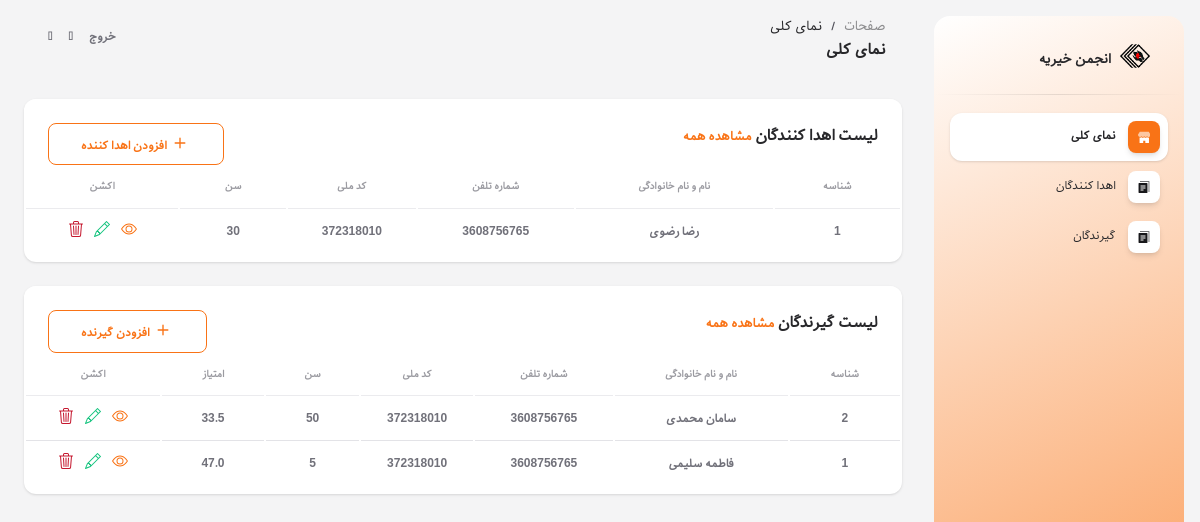
The app's page / (signed in) with its own data.
### referees/models.py (models this page shows, shortened)
class Donor(models.Model):
    blood_group_choices = [
        ('A', 'A'),
        ('B', 'B'),
        ('AB', 'AB'),
        ('O', 'O'),
    ]
    first_name = models.CharField(verbose_name='نام', max_length=100)
    last_name = models.CharField(verbose_name='نام خانوادگی', max_length=100)
    national_code = models.IntegerField(verbose_name='کد ملی')
    phone_number = models.IntegerField(verbose_name='شماره تماس')
    age = models.IntegerField(verbose_name='سن')
    blood_group = models.CharField(verbose_name='گروه خونی', max_length=2, choices=blood_group_choices)
    kdpi = models.FloatField(verbose_name='KDPI', help_text='عددی بین 0 تا 100')
    recipient_blood_group = MultiSelectField(verbose_name='گروه خونی مناسب برای گیرنده', help_text='این مقدار توسط سیستیم تعین می گردد', max_length=2, choices=blood_group_choices)
    min_recipient_age = models.IntegerField(verbose_name='حداقل سن مناسب برای گیرنده', help_text='این مقدار توسط سیستیم تعین می گردد')
    max_recipient_age = models.IntegerField(verbose_name='حداکثر سن مناسب برای گیرنده', help_text='این مقدار توسط سیستیم تعین می گردد')
    class Meta:
        verbose_name = 'اهدا کننده'
        verbose_name_plural = 'اهدا کنندگان'

class Recipient(models.Model):
    blood_group_choices = [
        ('A', 'A'),
        ('B', 'B'),
        ('AB', 'AB'),
        ('O', 'O'),
    ]
    previous_donation_candidate_choices = [
        ('yes', 'YES'),
        ('no', 'NO'),
    ]
    medical_urgency_choices = [
        ('1', 'no access'),
        ('2', 'cardiomyopathy'),
    ]
    cpra_choices = [
        ('1', '≥ 98%'),
        ('2', '95-97%'),
        ('3', 'desensitized'),
    ]
    first_name = models.CharField(verbose_name='نام', max_length=100)
    last_name = models.CharField(verbose_name='نام خانوادگی', max_length=100)
    national_code = models.IntegerField(verbose_name='کد ملی')
    phone_number = models.IntegerField(verbose_name='شماره تماس')
    age = models.IntegerField(verbose_name='سن')
    blood_group = models.CharField(verbose_name='گروه خونی', max_length=2, choices=blood_group_choices)
    waiting_list = models.IntegerField(help_text='by year')
    dialysis_duration = models.IntegerField(help_text='by year')
    previous_donation = models.CharField(max_length=3, choices=previous_donation_candidate_choices)
    medical_urgency = models.CharField(max_length=1, choices=medical_urgency_choices)
    candidate_for_2_kidney_TX = models.CharField(max_length=3, choices=previous_donation_candidate_choices)
    candidate_for_kidney_after_other_organ_TX = models.CharField(max_length=3, choices=previous_donation_candidate_choices)
    cpra = models.CharField(max_length=1, choices=cpra_choices)
    hla_matching_and_mismatch_score = models.IntegerField(verbose_name='HLA matching and mismatch score', default=0)
    point = models.FloatField(verbose_name='امتیاز')
    class Meta:
        verbose_name = 'گیرنده'
        verbose_name_plural = 'گیرندگان'

### referees/views.py (the view)
# urls.py: path('', main, name='main'),
@login_required
def main(request):
    donors = Donor.objects.all().order_by('-id')[:5]
    recipients = Recipient.objects.all().order_by('-id')[:5]
    context = {
        'donors': donors,
        'recipients': recipients
    }
    return render(request, 'main.html', context=context)

### templates/main.html (shortened to what this page needs)
{% extends 'base.html' %}
{% load static %}
{% block page1 %}
نمای کلی
{% endblock %}
{% block page2 %}
نمای کلی
{% endblock %}
{% block contain %}
<div class="row">
    <div class="col-12">
        <div class="card mb-4">
            <div class="card-header pb-0" style="display: flex; justify-content: space-between;">
                <h6>لیست اهدا کنندگان <span><a href="{% url 'donor_list' %}" style="font-size: small; color: #f97316;">مشاهده همه</a></span></h6>
                <button
                    style="background-color: #fff; border: 1px solid #f97316; border-radius: 0.5rem; color: #f97316; padding: 8px 32px; font-size: 0.75rem; font-weight: 700;">
                    <svg xmlns="http://www.w3.org/2000/svg" width="22" height="22" fill="currentColor"
                        class="bi bi-plus" viewBox="0 0 16 16">
                        <path
                            d="M8 4a.5.5 0 0 1 .5.5v3h3a.5.5 0 0 1 0 1h-3v3a.5.5 0 0 1-1 0v-3h-3a.5.5 0 0 1 0-1h3v-3A.5.5 0 0 1 8 4" />
                    </svg>
                    <a href="{% url 'donor_create' %}" style="color: #f97316;">افزودن اهدا کننده</a>
                </button>
            </div>
            <div class="card-body px-0 pt-0 pb-2">
                <div class="table-responsive p-0">
                    <table class="table align-items-center mb-0">
                        <thead>
                            <tr>
                                <th
                                    class="text-center text-uppercase text-secondary text-xxs font-weight-bolder opacity-7">
                                    شناسه</th>
                                <th
                                    class="text-center text-uppercase text-secondary text-xxs font-weight-bolder opacity-7">
                                    نام و نام خانوادگی</th>
                                <th
                                    class="text-center text-uppercase text-secondary text-xxs font-weight-bolder opacity-7">
                                    شماره تلفن</th>
                                <th
                                    class="text-center text-uppercase text-secondary text-xxs font-weight-bolder opacity-7">
                                    کد ملی</th>
                                <th
                                    class="text-center text-uppercase text-secondary text-xxs font-weight-bolder opacity-7">
                                    سن</th>
                                <th
                                    class="text-center text-uppercase text-secondary text-xxs font-weight-bolder opacity-7">
                                    اکشن</th>
                            </tr>
                        </thead>
                        <tbody>
                            {% if donors %}
                            {% for donor in donors %}
                            <tr>
                                <td class="align-middle text-center">
                                    <span class="text-secondary text-xs font-weight-bold">{{ donor.id }}</span>
                                </td>
                                <td class="align-middle text-center">
                                    <span class="text-secondary text-xs font-weight-bold">{{ donor.first_name }} {{ donor.last_name }}</span>
                                </td>
                                <td class="align-middle text-center">
                                    <span class="text-secondary text-xs font-weight-bold">{{ donor.phone_number }}</span>
                                </td>
                                <td class="align-middle text-center">
                                    <span class="text-secondary text-xs font-weight-bold">{{ donor.national_code }}</span>
                                </td>
                                <td class="align-middle text-center">
                                    <span class="text-secondary text-xs font-weight-bold">{{ donor.age }}</span>
                                </td>
                                <td class="align-middle text-center">
                                    <a href="{% url 'donor_detail' donor.id %}" title="جزئیات" style="padding: 0 4px;">
                                        <span class="text-secondary text-xs font-weight-bold">
                                        </span>
                                    </a>
                                    <a href="{% url 'donor_update' donor.id %}" title="ویرایش" style="padding: 0 4px;">
                                        <span class="text-secondary text-xs font-weight-bold">
                                        </span>
                                    </a>
                                    <a href="{% url 'donor_delete' donor.id %}" title="حذف" style="padding: 0 4px;">
                                        <span class="text-secondary text-xs font-weight-bold">
                                        </span>
                                    </a>
                                </td>
                            </tr>
                            {% endfor %}
                            {% else %}
                            <tr>
                                <td colspan="6" class="align-middle text-center">
                                    <span class="text-secondary text-xs font-weight-bold">موردی یافت نشد</span>
                                </td>
                            </tr>
                            {% endif %}
                        </tbody>
                    </table>
                </div>
            </div>
        </div>
    </div>
    <div class="col-12">
        <div class="card mb-4">
            <div class="card-header pb-0" style="display: flex; justify-content: space-between;">
                <h6>لیست گیرندگان <span><a href="{% url 'recipient_list' %}" style="font-size: small; color: #f97316;">مشاهده همه</a></span></h6>
                <button
                    style="background-color: #fff; border: 1px solid #f97316; border-radius: 0.5rem; color: #f97316; padding: 8px 32px; font-size: 0.75rem; font-weight: 700;">
                    <svg xmlns="http://www.w3.org/2000/svg" width="22" height="22" fill="currentColor"
                        class="bi bi-plus" viewBox="0 0 16 16">
                        <path
                            d="M8 4a.5.5 0 0 1 .5.5v3h3a.5.5 0 0 1 0 1h-3v3a.5.5 0 0 1-1 0v-3h-3a.5.5 0 0 1 0-1h3v-3A.5.5 0 0 1 8 4" />
                    </svg>
                    <a href="{% url 'recipient_create' %}" style="color: #f97316;">افزودن گیرنده</a>
                </button>
            </div>
            <div class="card-body px-0 pt-0 pb-2">
                <div class="table-responsive p-0">
                    <table class="table align-items-center mb-0">
                        <thead>
                            <tr>
                                <th
                                    class="text-center text-uppercase text-secondary text-xxs font-weight-bolder opacity-7">
                                    شناسه</th>
                                <th
                                    class="text-center text-uppercase text-secondary text-xxs font-weight-bolder opacity-7">
                                    نام و نام خانوادگی</th>
                                <th
                                    class="text-center text-uppercase text-secondary text-xxs font-weight-bolder opacity-7">
                                    شماره تلفن</th>
                                <th
                                    class="text-center text-uppercase text-secondary text-xxs font-weight-bolder opacity-7">
                                    کد ملی</th>
                                <th
                                    class="text-center text-uppercase text-secondary text-xxs font-weight-bolder opacity-7">
                                    سن</th>
                                <th
                                    class="text-center text-uppercase text-secondary text-xxs font-weight-bolder opacity-7">
                                    امتیاز</th>
                                <th
                                    class="text-center text-uppercase text-secondary text-xxs font-weight-bolder opacity-7">
                                    اکشن</th>
                            </tr>
                        </thead>
                        <tbody>
                            {% if recipients %}
                            {% for recipient in recipients %}
                            <tr>
                                <td class="align-middle text-center">
                                    <span class="text-secondary text-xs font-weight-bold">{{ recipient.id }}</span>
                                </td>
                                <td class="align-middle text-center">
                                    <span class="text-secondary text-xs font-weight-bold">{{ recipient.first_name }} {{ recipient.last_name }}</span>
                                </td>
                                <td class="align-middle text-center">
                                    <span class="text-secondary text-xs font-weight-bold">{{ recipient.phone_number }}</span>
                                </td>
                                <td class="align-middle text-center">
                                    <span class="text-secondary text-xs font-weight-bold">{{ recipient.national_code }}</span>
                                </td>
                                <td class="align-middle text-center">
                                    <span class="text-secondary text-xs font-weight-bold">{{ recipient.age }}</span>
                                </td>
                                <td class="align-middle text-center">
                                    <span class="text-secondary text-xs font-weight-bold">{{ recipient.point }}</span>
                                </td>
                                <td class="align-middle text-center">
                                    <a href="{% url 'recipient_detail' recipient.id %}" title="جزئیات" style="padding: 0 4px;">
                                        <span class="text-secondary text-xs font-weight-bold">
                                        </span>
                                    </a>
                                    <a href="{% url 'recipient_update' recipient.id %}" title="ویرایش" style="padding: 0 4px;">
                                        <span class="text-secondary text-xs font-weight-bold">
                                        </span>
                                    </a>
                                    <a href="{% url 'recipient_delete' recipient.id %}" title="حذف" style="padding: 0 4px;">
                                        <span class="text-secondary text-xs font-weight-bold">
                                        </span>
                                    </a>
                                </td>
                            </tr>
                            {% endfor %}
                            {% else %}
                            <tr>
                                <td colspan="6" class="align-middle text-center">
                                    <span class="text-secondary text-xs font-weight-bold">موردی یافت نشد</span>
                                </td>
                            </tr>
                            {% endif %}
                        </tbody>
                    </table>
                </div>
            </div>
        </div>
    </div>
</div>
{% endblock %}

### records on screen
Donor: id "1", first_name "رضا", last_name "رضوی", phone_number "3608756765", national_code "372318010", age "30"
Recipient: id "2", first_name "سامان", last_name "محمدی", phone_number "3608756765", national_code "372318010", age "50", point "33.5"
Recipient: id "1", first_name "فاطمه", last_name "سلیمی", phone_number "3608756765", national_code "372318010", age "5", point "47.0"
